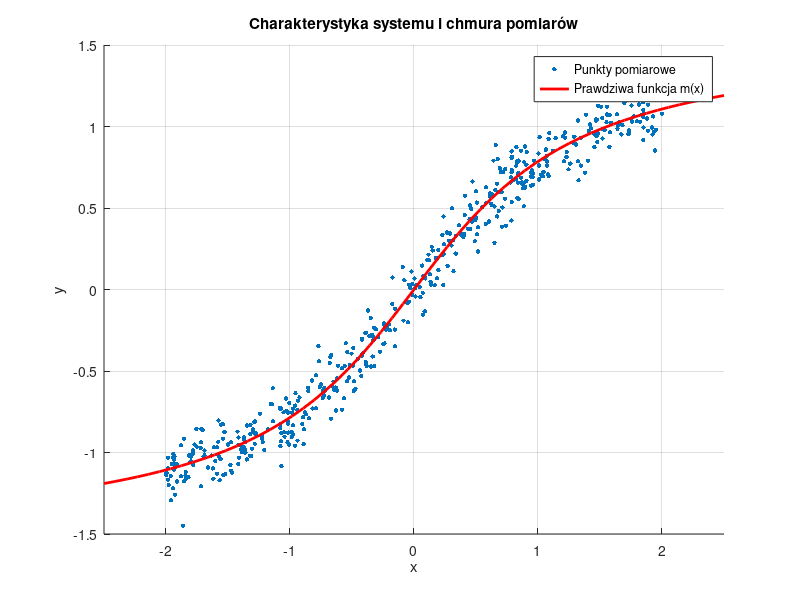
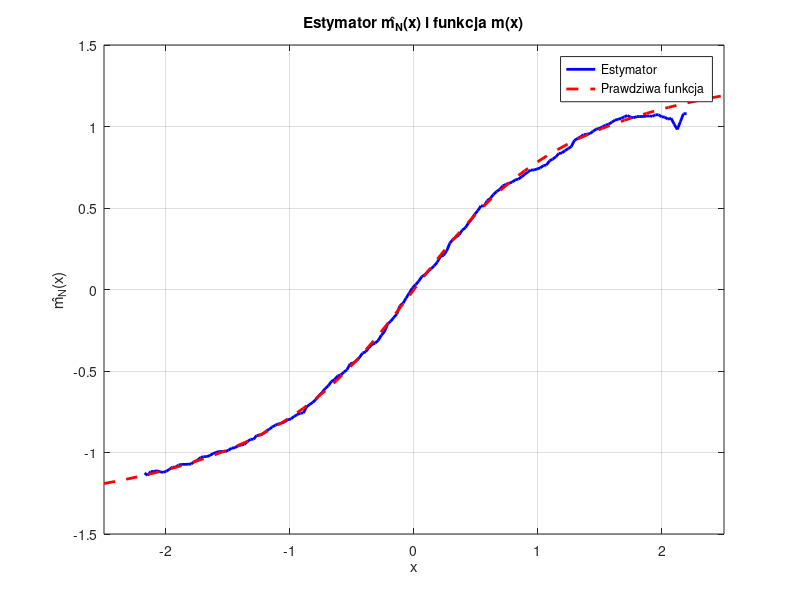
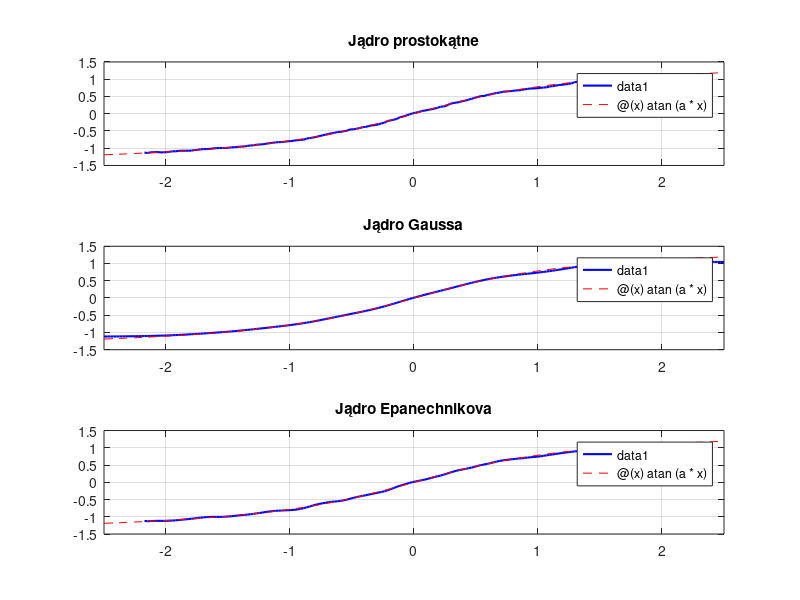
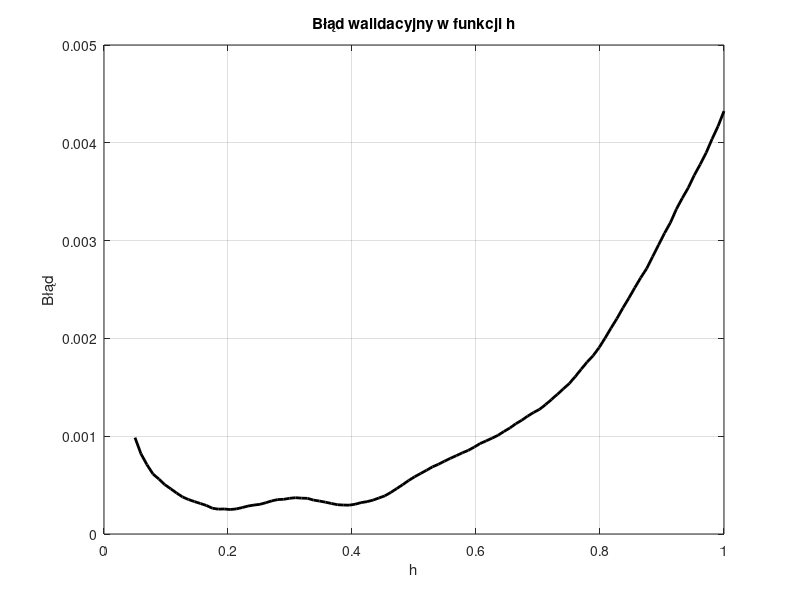

MATLAB code for these plots, in order:
%% ZADANIE 1 i 2 - Generowanie danych i chmura punktów
N = 500;
a = 1;
sigma_Z = 0.1;
X = -2 + 4 * rand(N, 1);
Z = sigma_Z * randn(N, 1);
m = @(x) atan(a * x);
Y = m(X) + Z;

figure;
scatter(X, Y, 10, 'filled');
hold on;
fplot(m, [-2.5, 2.5], 'r', 'LineWidth', 2);
title('Charakterystyka systemu i chmura pomiarów');
xlabel('x'); ylabel('y');
grid on;
legend('Punkty pomiarowe', 'Prawdziwa funkcja m(x)', 'Location', 'best');

%% ZADANIE 3 - Estymator jądrowy (jądro prostokątne)
hN = 0.2;
x_eval = linspace(-2.5, 2.5, 200)';
K_rect = @(u) 0.5 * (abs(u) <= 1);
m_hat = zeros(size(x_eval));

for i = 1:length(x_eval)
    u = (X - x_eval(i)) / hN;
    w = K_rect(u);
    if sum(w) ~= 0
        m_hat(i) = sum(Y .* w) / sum(w);
    else
        m_hat(i) = NaN;
    end
end

figure;
plot(x_eval, m_hat, 'b', 'LineWidth', 2);
hold on;
fplot(m, [-2.5, 2.5], 'r--', 'LineWidth', 2);
title('Estymator m̂_N(x) i funkcja m(x)');
xlabel('x'); ylabel('m̂_N(x)');
legend('Estymator', 'Prawdziwa funkcja');
grid on;

%% ZADANIE 4 - Różne funkcje jądra
different_kernels = {@(u) 0.5*(abs(u)<=1), @(u) exp(-0.5*u.^2)/sqrt(2*pi), @(u) 0.75*(1-u.^2).*(abs(u)<=1)};
kernel_names = {'prostokątne', 'Gaussa', 'Epanechnikova'};
hN = 0.2;

figure;
for j = 1:3
    for i = 1:length(x_eval)
        u = (X - x_eval(i)) / hN;
        w = different_kernels{j}(u);
        if sum(w) ~= 0
            m_hat(i) = sum(Y .* w) / sum(w);
        else
            m_hat(i) = NaN;
        end
    end
    subplot(3,1,j);
    plot(x_eval, m_hat, 'b', 'LineWidth', 1.5);
    hold on;
    fplot(m, [-2.5, 2.5], 'r--');
    title(['Jądro ' kernel_names{j}]);
    grid on;
end

%% ZADANIE 5 - Optymalizacja h
Q = 100;
x_q = linspace(-1, 1, 2*Q+1);
m_true = m(x_q);
h_space = linspace(0.05, 1, 100);
errors = zeros(size(h_space));

for k = 1:length(h_space)
    hN = h_space(k);
    m_hat_q = zeros(size(x_q));
    for i = 1:length(x_q)
        u = (X - x_q(i)) / hN;
        w = K_rect(u);
        if sum(w) ~= 0
            m_hat_q(i) = sum(Y .* w) / sum(w);
        else
            m_hat_q(i) = NaN;
        end
    end
    errors(k) = mean((m_hat_q - m_true).^2, 'omitnan');
end

[~, idx_opt] = min(errors);
h_opt = h_space(idx_opt);

figure;
plot(h_space, errors, 'k', 'LineWidth', 2);
title('Błąd walidacyjny w funkcji h');
xlabel('h'); ylabel('Błąd');
grid on;

%% ZADANIE 6 - Estymator z optymalnym h
hN = h_opt;
for i = 1:length(x_eval)
    u = (X - x_eval(i)) / hN;
    w = K_rect(u);
    if sum(w) ~= 0
        m_hat(i) = sum(Y .* w) / sum(w);
    else
        m_hat(i) = NaN;
    end
end

figure;
plot(x_eval, m_hat, 'b', 'LineWidth', 2);
hold on;
fplot(m, [-2.5, 2.5], 'r--', 'LineWidth', 2);
title(['Estymator z optymalnym h = ' num2str(h_opt)]);
xlabel('x'); ylabel('m̂_N(x)');
legend('Estymator', 'Prawdziwa funkcja');
grid on;

%% ZADANIE 7 - Zakłócenie z rozkładu Cauchyego
cauchy_rng = @(n, gamma) gamma * tan(pi * (rand(n,1) - 0.5));
gamma_vals = [0.01, 0.1, 0.5];

figure;
for g = 1:length(gamma_vals)
    gamma = gamma_vals(g);
    Z_cauchy = cauchy_rng(N, gamma);
    Yc = m(X) + Z_cauchy;
    for i = 1:length(x_eval)
        u = (X - x_eval(i)) / h_opt;
        w = K_rect(u);
        if sum(w) ~= 0
            m_hat(i) = sum(Yc .* w) / sum(w);
        else
            m_hat(i) = NaN;
        end
    end
    subplot(3,1,g);
    plot(x_eval, m_hat, 'b', 'LineWidth', 1.5);
    hold on;
    fplot(m, [-2.5, 2.5], 'r--');
    title(['Zakłócenie Cauchyego, \gamma = ' num2str(gamma)]);
    grid on;
end